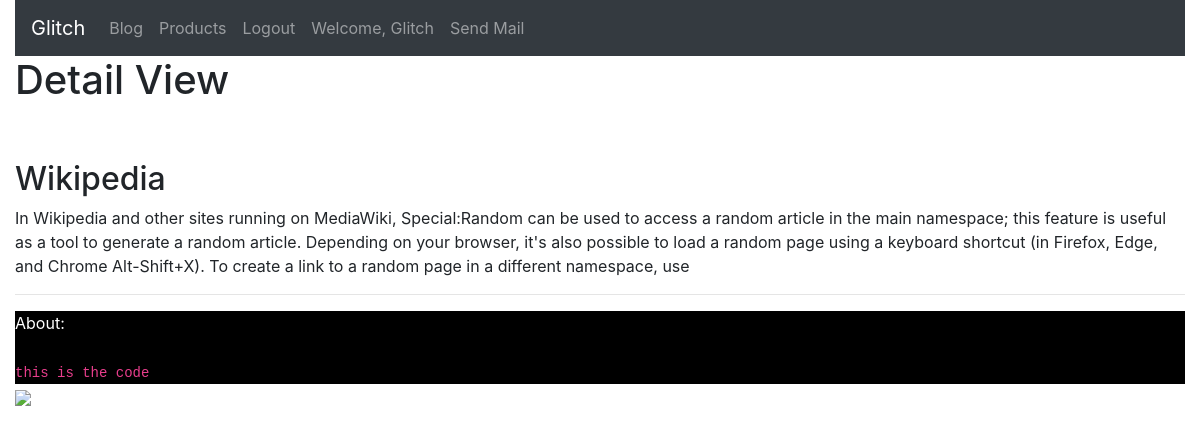
Page /blog/1/ (signed in) on the committed database.
### Blog/models.py (models this page shows, shortened)
class Article(models.Model):
    title   = models.CharField(max_length=100)
    content = models.TextField()
    photo = models.ImageField(upload_to="media",null=True)
    class Meta:
      db_table = "gallery"

### Blog/views.py (the view)
# urls.py: path('<int:id>/',ArticleDetailView.as_view(), name = "article-detail"),
class ArticleDetailView(DetailView):
    queryset = Article.objects.all()
    def get_object(self):
        id_ = self.kwargs.get('id')
        return get_object_or_404(Article, id = id_)

### Templates/Blog/article_detail.html (shortened to what this page needs)
{% extends 'base.html' %}
{% block contents %}
<h1>Detail View</h1><br><br>
<h2>{{object.title}}</h2>
<p>{{object.content}}</p>
{% endblock %}

### Templates/base.html (shortened to what this page needs)
<!doctype html>
<html lang="en">
  <head>
    <link rel="stylesheet" href="https://stackpath.bootstrapcdn.com/bootstrap/4.1.3/css/bootstrap.min.css">
    <link rel="stylesheet" href="https://replit.com/@Glitchdev1/Test#Templates/main.css">
  </head>
  <body>
     <div class= "container-fluid">
      <nav class="navbar navbar-expand-md navbar-dark bg-dark">
{% if user.is_authenticated %}
  <a class="navbar-brand" href="#">{{ user.username }}</a>
{% else %}
  <a class="navbar-brand" href="/login/">Login</a>
{% endif %}
  <div class="collapse navbar-collapse" id="navbarText">
    <ul class="navbar-nav mr-auto">
      {% if user.is_authenticated %}
      <li class="nav-item">
        <a class="nav-link" href="/blog/">Blog</a>
      </li>
      <li class= "nav-item">
        <a class= "nav-link" href= "/product/">Products</a>
      </li>
      <li class="nav-item">
        <a class="nav-link" href="/logout">Logout</a>
      </li>
      <li class="nav-item">
        <a class="nav-link" href="#">Welcome, {{user.username}}</a>
      </li>
      {% if request.user.is_staff %}
      <li class="nav-item">
        <a class="nav-link" href="/send/">Send Mail</a>
      </li>
      {% endif %}
      {% endif %}
    </ul>
  </div>
</nav>
    {% block contents %}{% endblock %}
 {% block footer %}
 {% include 'footer.html' %}
<div id= "footertext">
<img src= "database/images/Glitchgif.jpeg}">
  {% endblock %}
</div>
  </body>
</html>

### rows in the picture
Article: title "Wikipedia", content "In Wikipedia and other sites running on MediaWiki, Special:Random can be used to access a random article in the main namespace; this feature is useful as a tool to generate a random article. Depending on your browser, it's also possible to load a random page using a keyboard shortcut (in Firefox, Edge, and Chrome Alt-Shift+X). To create a link to a random page in a different namespace, use"

### other values in the picture
{{ user.username }} "Glitch"
